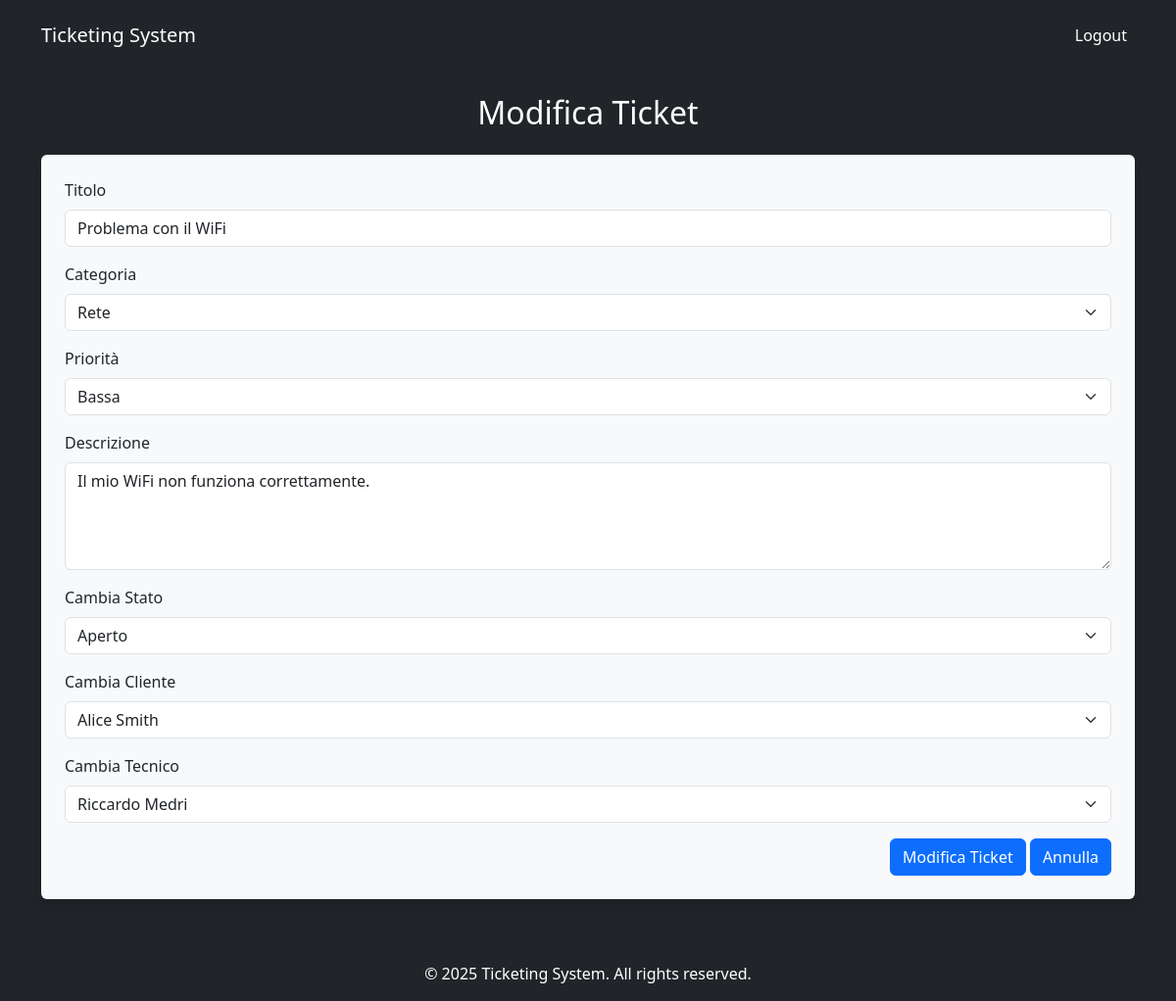
Screenshot of /modifyTicket.php?tic_id=1 (signed in) with the database file from the repository.
### tables this page shows
CREATE TABLE ticket (
    tic_id INT AUTO_INCREMENT PRIMARY KEY,
    tic_title VARCHAR(255) NOT NULL,
    tic_category TEXT NOT NULL,
    tic_priority ENUM('Bassa', 'Media', 'Alta') DEFAULT 'Bassa', 
    tic_creation_date TIMESTAMP DEFAULT CURRENT_TIMESTAMP,
    tic_description TEXT NOT NULL,
    tic_state ENUM('Aperto', 'In lavorazione', 'Chiuso') DEFAULT 'Aperto',
    tic_user_id INT NOT NULL,
    tic_tec_id INT DEFAULT NULL,
    CONSTRAINT fk_ticket_client 
    	FOREIGN KEY (tic_user_id) REFERENCES users(user_id) ON DELETE CASCADE,
    CONSTRAINT fk_ticket_technician
    	FOREIGN KEY (tic_tec_id) REFERENCES users(user_id) ON DELETE SET NULL
);

### inc/Database.php (called while the page is built, shortened)
<?php
class Database
{
    private $host = DB_HOST;
    private $user = DB_USER;
    private $pass = DB_PASS;
    private $dbname = DB_NAME;
    private $dbh;
    private $stmt;
    public function __construct(
        $host = null,
        $user = null,
        $pass = null,
        $dbname = null
    ) {
        $dsn =
            'mysql:host=' .
            $this->host .
            ';' .
            'dbname=' .
            $this->dbname;
        $options = [
            PDO::ATTR_PERSISTENT => false,
            PDO::ATTR_ERRMODE => PDO::ERRMODE_EXCEPTION,
        ];
        $this->dbh = new PDO($dsn, $this->user, $this->pass, $options);
        $this->dbh->exec("SET NAMES 'utf8'");
    }
    public function bind($param, $value, $type = null)
    {
        if (is_null($type)) {
            switch (true) {
                case is_int($value):
                    $type = PDO::PARAM_INT;
                    break;
                default:
                    $type = PDO::PARAM_STR;
            }
        }
        $this->stmt->bindValue($param, $value, $type);
    }
    public function execute($nameValuePairArray = null)
    {
        $ret = false;
        try {
            if (
                is_array($nameValuePairArray) &&
                !empty($nameValuePairArray)
            ) {
                $ret = $this->stmt->execute($nameValuePairArray);
            } else {
                $ret = $this->stmt->execute();
            }
        } catch (PDOException $e) {
            $this->error = $e->getMessage();
        }
        return $ret;
    }
    public function resultset(
        $nameValuePairArray = null,
        $FETCH_ASSOC = PDO::FETCH_ASSOC
    ) {
        $this->execute($nameValuePairArray);
        if (isset($FETCH_ASSOC) && $FETCH_ASSOC == PDO::FETCH_ASSOC) {
            $rows = $this->stmt->fetchAll(PDO::FETCH_ASSOC);
            return $rows;
        } else {
            $rows = $this->stmt->fetchAll();
            $this->stmt->closeCursor();
            return $rows;
        }
    }
    public function single(
        $nameValuePairArray = null,
        $FETCH_ASSOC = PDO::FETCH_ASSOC
    ) {
        $this->execute($nameValuePairArray);
        if (isset($FETCH_ASSOC) && $FETCH_ASSOC == PDO::FETCH_ASSOC) {
            $row = $this->stmt->fetch(PDO::FETCH_ASSOC);
            return $row;
        } else {
            $row = $this->stmt->fetch();
            $this->stmt->closeCursor();
            return $row;
        }
    }
    function find($table, $field, $value, $orderByClause = '')
    {
        $query =
            "SELECT * FROM $table WHERE $field = :value" .
            (!empty($orderByClause) ? " ORDER BY $orderByClause" : '');
        $this->query($query);
        $this->bind(':value', $value);
        $row = $this->single();
        return $row;
    }
    function findAll(
        $table,
        $field = null,
        $value = null,
        $orderBy = '',
        $columns = null
    ) {
        $query =
            "SELECT " .
            (!is_null($columns)
                ? (is_string($columns)
                    ? $columns
                    : implode(',', $columns))
                : "*") .
            " FROM $table";
        if (is_array($field) && !empty($field)) {
            $whereClauses = [];
            foreach ($field as $fieldName => $_) {
                $whereClauses[] = " ($fieldName = :$fieldName) ";
            }
            $query .= " WHERE TRUE AND " . implode(' AND ', $whereClauses);
        } elseif ($field) {
            $query .= " WHERE $field = :value";
        }
        $query .= " $orderBy";
        $this->query($query);
        if (is_array($field) && !empty($field)) {
            foreach ($field as $fieldName => $fieldValue) {
                $this->bind(":$fieldName", $fieldValue);
            }
        } elseif ($field) {
            $this->bind(':value', $value);
        }
        $rows = $this->resultSet();
        return $rows;
    }
    public function query($query)
    {
        $this->stmt = $this->dbh->prepare($query);
    }
}

### inc/require.php (called while the page is built, shortened)
<?php
require_once __DIR__ . '/Database.php';
require_once (PROJECT_ROOT. '/classi/Utils.php');
require_once (PROJECT_ROOT. '/classi/User.php');
require_once (PROJECT_ROOT. '/classi/Ticket.php');
$dbo = new Database();

### classi/Ticket.php (called while the page is built, shortened)
<?php
require_once (PROJECT_ROOT . '/inc/require.php');
class Ticket
{
    protected $tic_id;
    static protected $table = 'ticket';
    public $record;
    function __construct($id)
    {
        $this->tic_id = $id;
        $this->setRecord();
        $this->setData();
    }
    private function setRecord()
    {
        global $dbo;
        $this->record = $dbo->find(self::$table, 'tic_id', $this->tic_id);
    }
    private function setData()
    {
        $user = new User($this->record['tic_user_id']);
    }
}

### classi/Utils.php (called while the page is built, shortened)
<?php
require_once (PROJECT_ROOT . '/inc/require.php');
class Utils
{
    public static function formatDateTime($datetimeStr)
    {
        $date = new DateTime($datetimeStr);
        return strftime('%e %B %Y, %H:%M', $date->getTimestamp());
    }
}
?>

### classi/User.php (called while the page is built, shortened)
<?php
require_once (PROJECT_ROOT . '/inc/require.php');
class User
{
    protected $user_id;
    static protected $table = 'users';
    function __construct($id)
    {
        $this->user_id = $id;
        $this->setRecord();
    }
    private function setRecord()
    {
        global $dbo;
        $this->record = $dbo->find(self::$table, 'user_id', $this->user_id);
    }
    static function getUsers($conditions = [], $orderBy = '', $columns = null)
    {
        global $dbo;
        return $dbo->findAll(self::$table, $conditions, null, $orderBy, $columns);
    }
}

### modifyTicket.php (the view, shortened to what this page needs)
<?php
    require_once "inc/require.php";
    $ticket = new Ticket($_GET['tic_id']);
    $adminRole = false;
    switch ($_SESSION['user_role']) {
        case 'tecnico':
            $adminRole = true;
            break;
    }
?>
<!DOCTYPE html>
<html lang="en">
<head>
    <link href="https://cdn.jsdelivr.net/npm/bootstrap@5.3.0/dist/css/bootstrap.min.css" rel="stylesheet">
    <link href="scss/custom.css" rel="stylesheet">
</head>
<body class="bg-dark">
    <nav class="navbar navbar-expand-lg navbar-dark bg-dark">
        <div class="container">
            <a class="navbar-brand" href="list.php">Ticketing System</a>
            <div class="collapse navbar-collapse" id="navbarNav">
                <ul class="navbar-nav ms-auto">
                    <li class="nav-item"><a class="nav-link" href="opCRUD.php?operation=logout">Logout</a></li>
                </ul>
            </div>
        </div>
    </nav>
    <div class="container mt-4">
        <h2 class="mb-4 text-center text-white">Modifica Ticket</h2>
        <form action="opCRUD.php" method="POST" class="bg-light p-4 rounded shadow">
            <div class="mb-3">
                <label for="tic_title" class="form-label">Titolo</label>
                <input type="text" class="form-control" id="tic_title" name="tic_title" value="<?php echo $ticket->record['tic_title'];?>" required>
            </div>
            <div class="mb-3">
                <label for="tic_category" class="form-label">Categoria</label>
                <select class="form-select" id="tic_category" name="tic_category" required>
                    <?php
                        $categories = ["Bug", "Richiesta Feature", "Supporto", "Rete", "Software", "Hardware"];
                        foreach ($categories as $category) {
                            $selected = ($ticket->record['tic_category'] == $category) ? 'selected' : '';
                            echo "<option value='$category' $selected>$category</option>";
                        }
                    ?>
                </select>
            </div>
            <div class="mb-3">
                <label for="tic_priority" class="form-label">Priorità</label>
                <select class="form-select" id="tic_priority" name="tic_priority" required>
                    <?php
                        $priorities = ["Bassa", "Media", "Alta"];
                        foreach ($priorities as $priority) {
                            $selected = ($ticket->record['tic_priority'] == $priority) ? 'selected' : '';
                            echo "<option value='$priority' $selected>$priority</option>";
                        }
                    ?>
                </select>
            </div>
            <div class="mb-3">
                <label for="tic_description" class="form-label">Descrizione</label>
                <textarea class="form-control" id="tic_description" name="tic_description" rows="4" required><?php echo $ticket->record['tic_description'];?></textarea>
            </div>
            <?php if ($adminRole): ?>
                <div class="mb-3">
                    <label for="tic_state" class="form-label">Cambia Stato</label>
                    <select class="form-select" id="tic_state" name="tic_state">
                        <?php
                            $states = ["Aperto", "In Lavorazione", "Chiuso"];
                            foreach ($states as $state) {
                                $selected = ($ticket->record['tic_state'] == $state) ? 'selected' : '';
                                echo "<option value='$state' $selected>$state</option>";
                            }
                        ?>
                    </select>
                </div>
                <div class="mb-3">
                    <label for="tic_user_id" class="form-label">Cambia Cliente</label>
                    <select class="form-select" id="tic_user_id" name="tic_user_id">
                        <?php
                            $clienti = User::getUsers(['user_role' => 'cliente']);
                            foreach ($clienti as $cliente) {
                                $selected = ($ticket->record['tic_user_id'] == $cliente['user_id']) ? 'selected' : '';
                                echo "<option value='{$cliente['user_id']}' $selected>{$cliente['user_name']}</option>";
                            }
                        ?>
                    </select>
                </div>
                <div class="mb-3">
                    <label for="tic_tec_id" class="form-label">Cambia Tecnico</label>
                    <select class="form-select" id="tic_tec_id" name="tic_tec_id">
                        <?php
                            $tecnici = User::getUsers(['user_role' => 'tecnico']);
                            foreach ($tecnici as $tecnico) {
                                $selected = ($ticket->record['tic_tec_id'] == $tecnico['user_id']) ? 'selected' : '';
                                echo "<option value='{$tecnico['user_id']}' $selected>{$tecnico['user_name']}</option>";
                            }
                        ?>
                    </select>
                </div>
            <?php endif; ?>
            <div class="text-end">
                <button type="submit" class="btn btn-primary">Modifica Ticket</button>
                <a href="list.php"><button type="button" class="btn btn-primary">Annulla</button></a>
            </div>
        </form>
    </div>
    <footer class="bg-dark text-white text-center py-3 mt-5">
        <p class="mb-0">&copy; 2025 Ticketing System. All rights reserved.</p>
    </footer>
</body>
</html>

### scss/custom.css (style rules this page uses)
body .navbar { padding: 1rem; }
body .navbar .container { display: flex; align-items: center; }
body .navbar .container > div { flex: 1; }
body .navbar .container > div a { color: #fff !important; }
body .navbar .container > div:last-child { text-align: right; }

### rows the page displays
ticket: tic_title "Problema con il WiFi", tic_description "Il mio WiFi non funziona correttamente."

### other values shown
form field tic_category "Rete"
form field tic_priority "Bassa"
form field tic_state "Aperto"
form field tic_user_id "Alice Smith"
form field tic_tec_id "Riccardo Medri"
